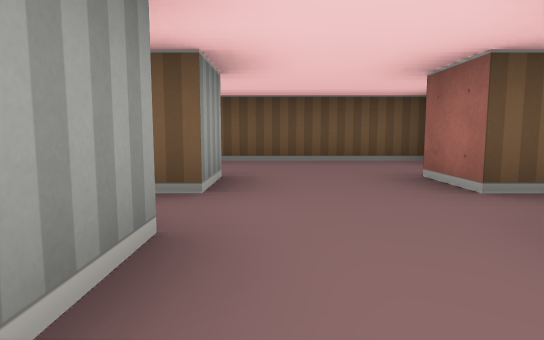
View 1 (above)

18 first-person views from a walk through a cub3D level. The camera is about half as high as the walls, tilts 6° down and sees 75° across. The floor is counted in squares. Each view is taken from the middle of a square. On the plan, view 1 faces up. The plan holds only what a view shows up to about 9 squares ahead; the rest is blank.

View 2
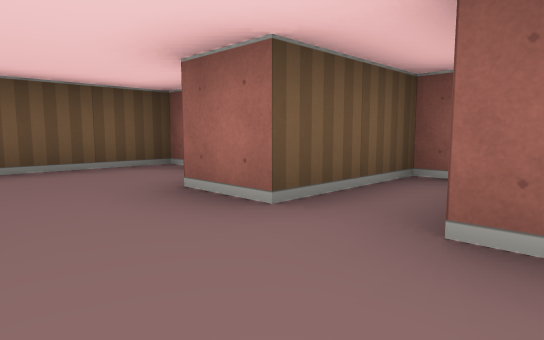

View 3
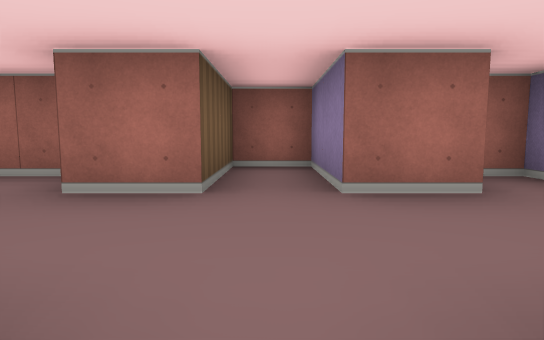

View 4
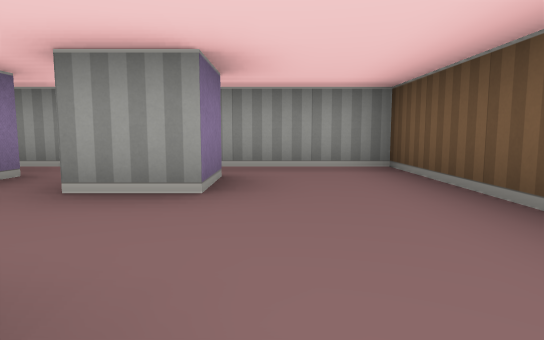

View 5
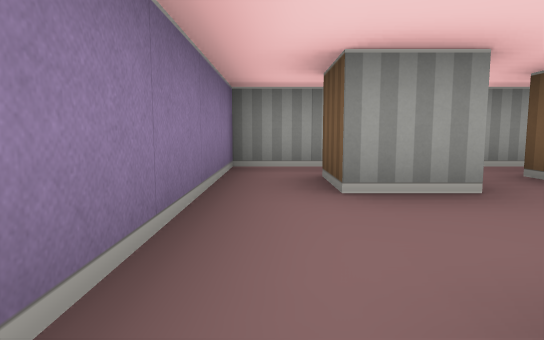

View 6
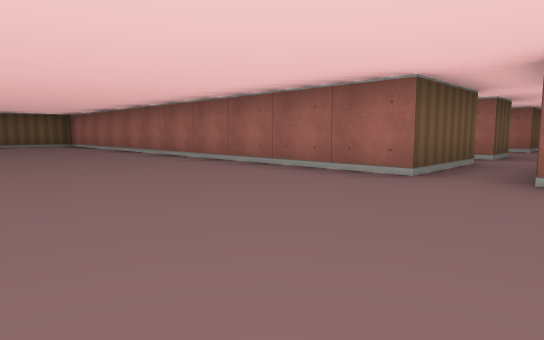

View 7
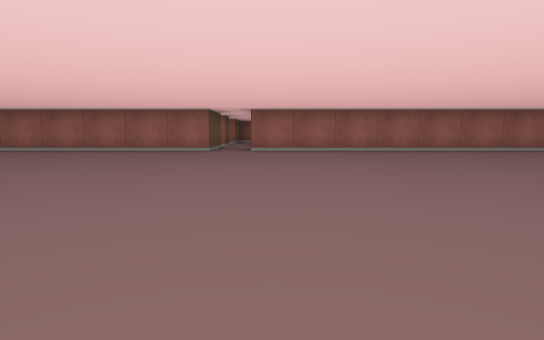

View 8
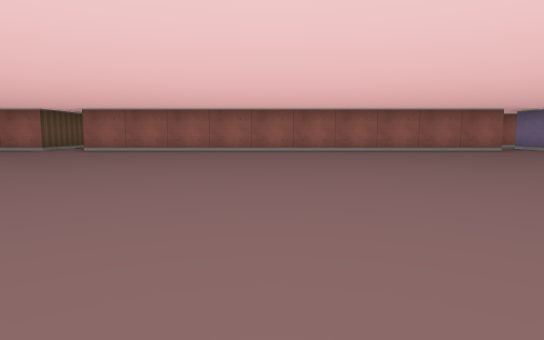

View 9
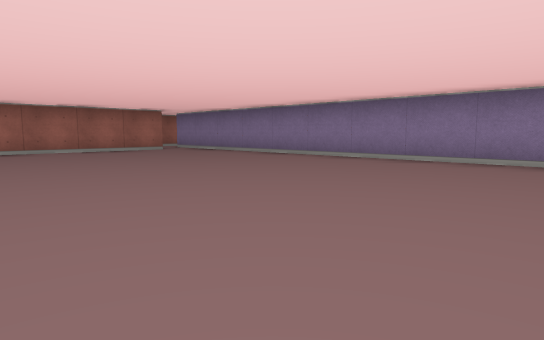

View 10
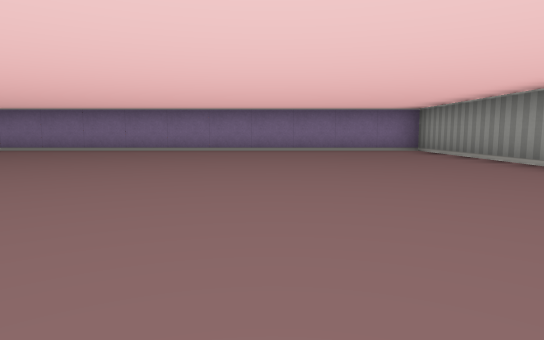

View 11
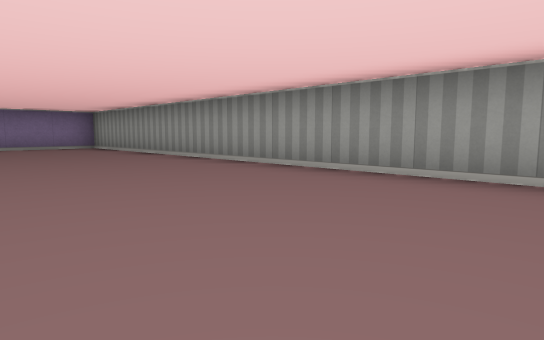

View 12
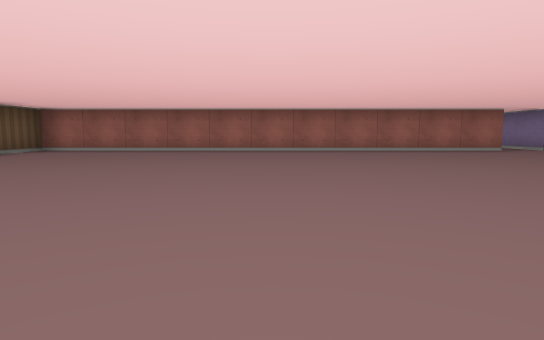

View 13
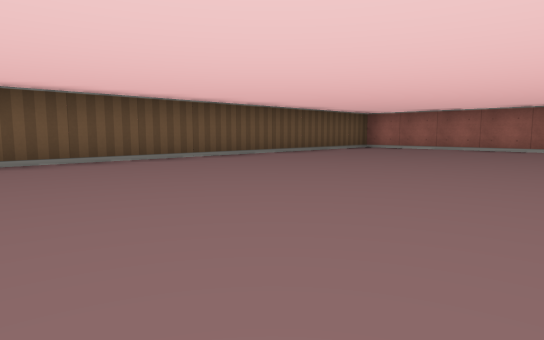

View 14
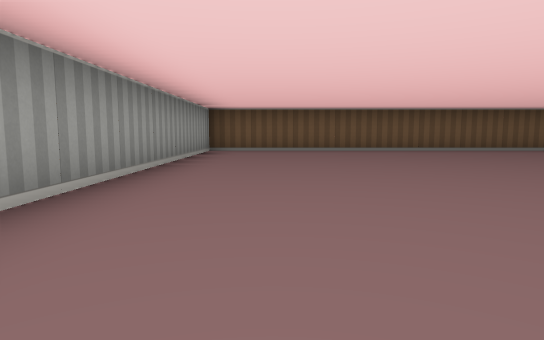

View 15
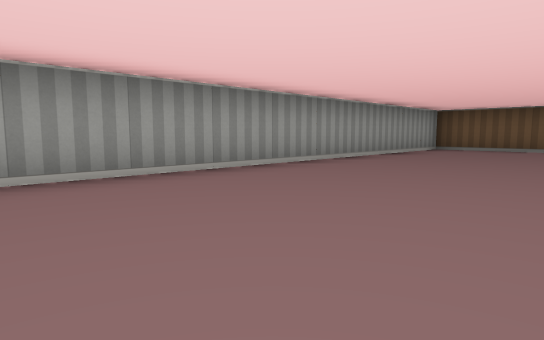

View 16
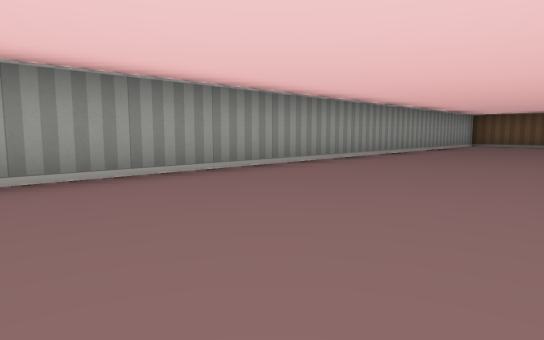

View 17
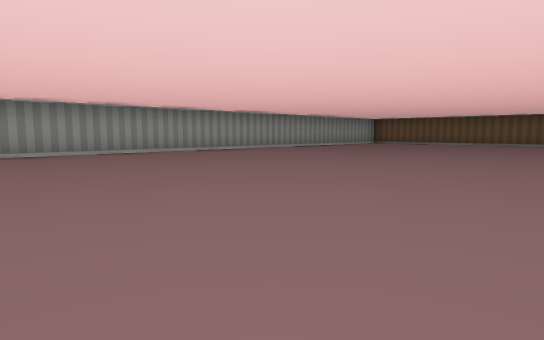

View 18
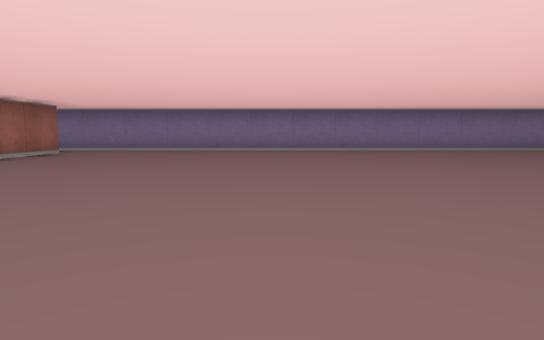

### Floor plan
Points are (right, up) in squares from view 1. A wall is a line through its corners. A room is listed if a view was taken in it or the views show most of it. See-through windows are left out.
Room 1 (views 1, 2, 3, 4, 5)
walls: (-0.5, 1.6) (-0.5, 0.5) (-1.5, 0.5); (-1.5, 3.5) (-0.5, 3.5) (-0.5, 2.5) (-1.5, 2.5) (-1.5, 2.9); (2.5, 4) (2.5, 5.5) (-2.5, 5.5) (-2.5, 2.5); (-2.5, 1.4) (-2.5, -0.5) (2.5, -0.5) (2.5, 0); (1.5, 0.4) (1.5, 1.5) (3.5, 1.5) (3.5, 2.5) (1.5, 2.5) (1.5, 3.5)
ways out: opening at (-3.5, 2) to room 2
Room 2 (views 6, 7, 8, 9, 10, 11, 12, 13, 14, 15, 16, 17, 18)
walls: (-2.5, 2.5) (-4.5, 2.5) (-4.5, 13.5) (-16.5, 13.5) (-16.5, -9.5) (-3.9, -9.5); (-4.5, -8.6) (-4.5, 1.5) (-3.9, 1.5)
ways out: opening at (-3.5, 2) to room 1; opening at (-4, -9)

Where each view was taken, in squares from view 1:
view 1: 0 up, 0 right, facing up
view 2: 1 up, 0 right, facing up-right
view 3: 2 up, 1 left, facing right
view 4: 4 up, 2 right, facing left
view 5: 0 up, 2 right, facing left
view 6: 1 up, 8 left, facing up-right
view 7: 1 up, 13 left, facing right
view 8: 3 down, 13 left, facing right
view 9: 4 down, 13 left, facing down-right
view 10: 1 down, 13 left, facing down
view 11: 1 up, 13 left, facing down-left
view 12: 8 up, 13 left, facing right
view 13: 8 up, 14 left, facing up-right
view 14: 5 up, 15 left, facing up
view 15: 4 up, 13 left, facing up-left
view 16: 1 up, 13 left, facing up-left
view 17: 0 up, 9 left, facing up-left
view 18: 1 down, 9 left, facing down
